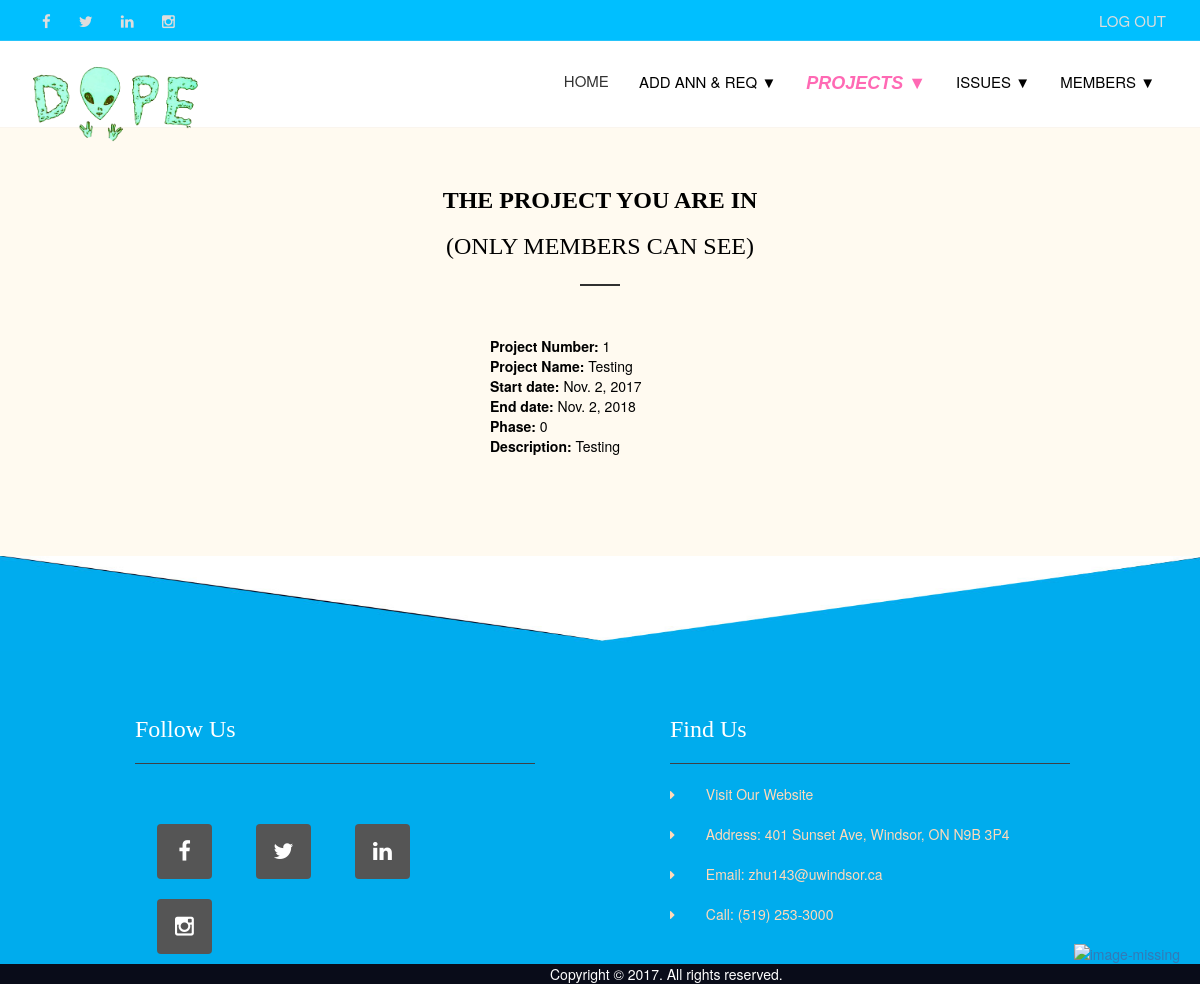
Before: /myapp/projects_list/ (signed in) with the older database file.
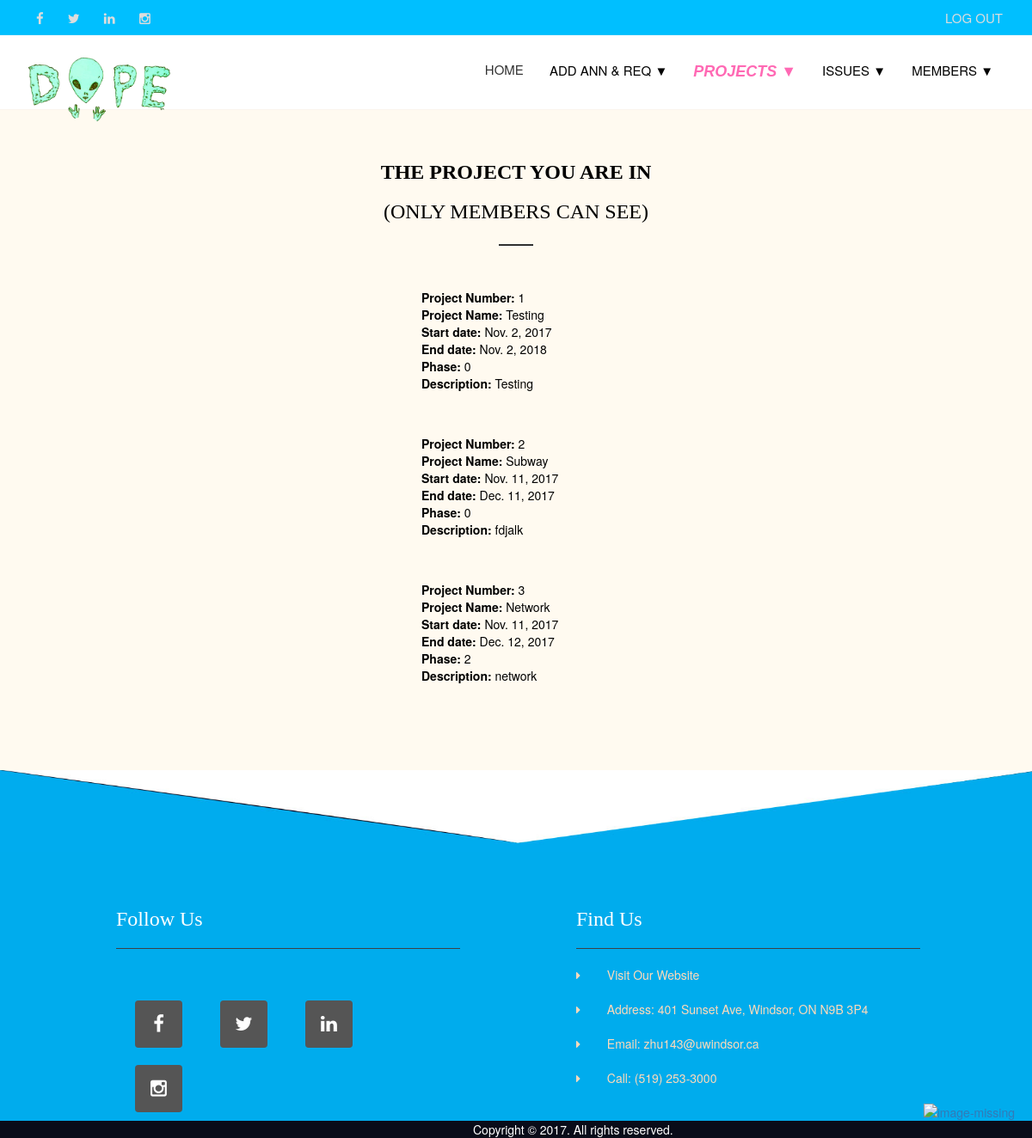
After: the same page with the newer database file.
### myapp/models.py (models this page shows, shortened)
class Project(models.Model):
    project_no = models.IntegerField(primary_key=True)
    members = models.ManyToManyField(Member,blank=True)
    name = models.CharField(max_length=50)
    leader = models.CharField(max_length=50)
    start_date = models.DateField()
    end_date = models.DateField()
    Communication = 0
    Planning = 1
    Modeling = 2
    Construction = 3
    Deployment = 4
    phase_choice = (
        (0, 'Communication'),
        (1, 'Planning'),
        (2, 'Modeling'),
        (3, 'Construction'),
        (4, 'Deploylment')
    )
    phase = models.IntegerField(default=0, choices=phase_choice)
    description = models.CharField(max_length=100000)

### myapp/views.py (the view)
def Project_list(request):
    if Member.objects.filter(email=request.user.email).exists():
        member = Member.objects.filter(email=request.user.email)
        Project_list = Project.objects.filter(members=member)
    else:
        Project_list = Project.objects.all()
    return render(request, 'management/projects_list.html', {'Project_list': Project_list})

### myapp/templates/management/projects_list.html (shortened to what this page needs)
{% extends 'management/base1.html' %}
{% block body_block %}
    <head>
    </head>
    <section class="contact_page">
        <div class="container">
            <div class="row">
                <div class="col-sm-6 col-sm-offset-3 m-t-50">
                    <h1 class="underline heading"><b>THE PROJECT YOU ARE IN</b><br>(ONLY MEMBERS CAN SEE)</h1>
                </div>
            </div>
        </div>
    </section>
    <div class="container">
        <div class="container1">
            <ul>
            {% if Project_list %}
                {% for projects in Project_list %}
                    <div class="container2" color='red'>
                        <div style=" width: 400px; margin-left: 240px;">
                            <li><b>Project Number: </b>{{ projects.project_no }}  </li>
                            <li><b>Project Name: </b>{{ projects.name }}</li>
                            <li><b>Start date: </b>{{ projects.start_date }}</li>
                            <li><b>End date: </b>{{ projects.end_date }}</li>
                            <li><b>Phase: </b>{{ projects.phase }}</li>
                            <li><b>Description: </b>{{ projects.description }}</li>
                        </div>
                    </div>
                {% endfor %}
            {% else %}
                <br><div style="font-size: larger;text-align: center">You do not have any projects yet!</div>
            {% endif %}
            </ul>
        </div>
    </div>
{% endblock %}

Changed rows visible on the page:
added Project: project_no "2", name "Subway", start_date "Nov. 11, 2017", end_date "Dec. 11, 2017", phase "0", description "fdjalk"
added Project: project_no "3", name "Network", start_date "Nov. 11, 2017", end_date "Dec. 12, 2017", phase "2", description "network"
